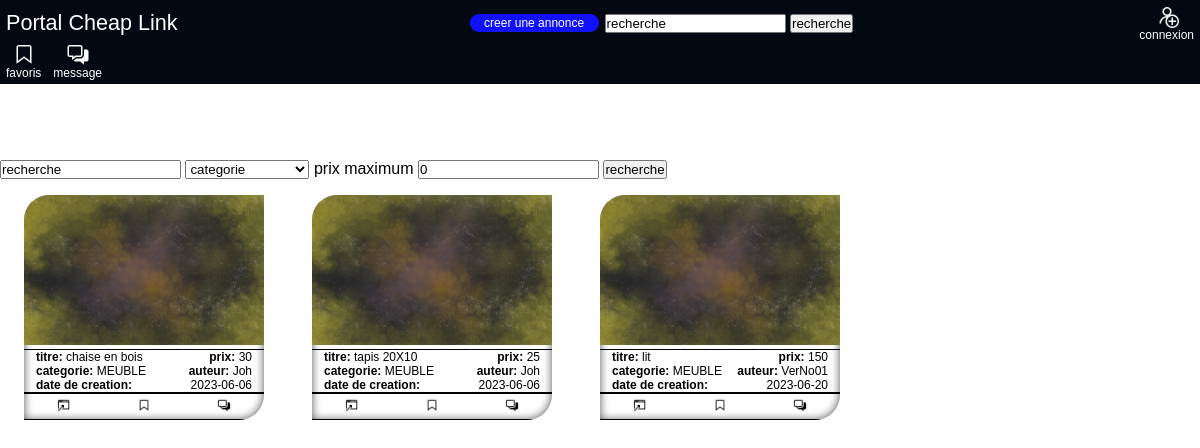
Screenshot of /searchAnnonce.php?searchCategorie=2 with the database file from the repository.
### tables this page shows
CREATE TABLE `annonce` (
  `id` int(11) NOT NULL,
  `titre` varchar(25) NOT NULL,
  `categorie_id` int(11) DEFAULT NULL,
  `auteur` int(11) DEFAULT NULL,
  `date_creation` date NOT NULL DEFAULT current_timestamp(),
  `prix` int(11) NOT NULL,
  `description` varchar(255) NOT NULL
);

CREATE TABLE `categories` (
  `id` int(11) NOT NULL,
  `titre` varchar(20) NOT NULL
);

CREATE TABLE `users` (
  `id` int(11) NOT NULL,
  `id_role` int(11) NOT NULL DEFAULT 1,
  `date_inscription` datetime NOT NULL DEFAULT current_timestamp(),
  `nom` varchar(20) NOT NULL,
  `prenom` varchar(20) NOT NULL,
  `pseudo` varchar(20) NOT NULL,
  `passworld` varchar(255) NOT NULL,
  `email` varchar(30) NOT NULL,
  `telephone` varchar(20) NOT NULL,
  `ville` varchar(20) NOT NULL,
  `codePostal` varchar(12) NOT NULL
);

### CallBack.php (called while the page is built, shortened)
<?php
require('./src/Model/Database.class.php');
require('./src/Model/Annonce.class.php');
$connect = new DataPDO;
$annonce = new Annonce;

### src/Model/Annonce.class.php (called while the page is built, shortened)
<?php
class Annonce{
    function getAnnonceByCategorie(int $categorie){
        $sql="SELECT
        annonce.id as id,
        annonce.titre as titre,
        categories.titre as categ,
        users.pseudo as pseudo,
        annonce.date_creation as date,
        annonce.prix as prix,
        annonce.description as descript
    FROM
        annonce
    JOIN categories ON categories.id = annonce.categorie_id
    JOIN users ON users.id = annonce.auteur
    WHERE
    	annonce.categorie_id =".$categorie;
        return htmlspecialchars($sql) ;
    }
}

### src/Model/Database.class.php (called while the page is built, shortened)
<?php
class DataPDO{
    private static $host = 'localhost';
    private static $dbname = 'datamarket';
    private static $user = '';
    private static $password = '';
    private static $option=[
        PDO::MYSQL_ATTR_INIT_COMMAND => 'SET NAMES utf8',
        PDO::FETCH_OBJ,
        PDO::ATTR_PERSISTENT => true,
    ];
    private static $connect;
    private function getPdo(){
        try{
            self::$connect = new PDO('mysql:host='.self::$host.';dbname='.self::$dbname.';charset=utf8;',
            self::$user,
            self::$password,
            self::$option
        );
        }
        catch(PDOException $exption){
            echo "ERREUR : ". $exption->getMessage();
        }
    }
    public function exePrepaQuery(string $sql){
        $result = self::$connect->prepare($sql);
        $result->execute();
        return $result;
    }
}

### searchAnnonce.php (the view, shortened to what this page needs)
<!doctype html>
<html lang="fr">
  <head>
    <link rel="stylesheet" href="./public/css/style_init.css">
    <link rel="stylesheet" href="./public/css/style_page.css">
    <?php include('./callback.php') ?>
  </head>
  <body>
    <?php include('./public/templates/header.php') ?>
    <main>
        <section class="search">
          <form action="" method="get">
            <input type="search" name="searchAnnonce" value="recherche" id="searchAnnonce">
            <select name="searchCategorie" id="searchCategorie" >
                  <option value="0">categorie</option>
              </select>
              <label for="">prix maximum</label>
                <input type="number" name="searchPrix" value="0" id="searchPrix">
              <input type="submit" value="recherche">
          </form>
        </section>
        <section class="annnonceSearch">
          <?php
            if(
                ((isset($_GET['searchAnnonce']) && $_GET['searchAnnonce']=="recherche") && ((isset($_GET['searchCategorie']) && $_GET['searchCategorie']!=0)) && ((isset($_GET['searchPrix']) && $_GET['searchPrix']==0)))
                    ||
                ((isset($_GET['searchCategorie']) && $_GET['searchCategorie']!=0))
              ):
              $annonceSearch=$connect->exePrepaQuery($annonce->getAnnonceByCategorie($_GET['searchCategorie']));
              foreach($annonceSearch as $anSearch):
          ?>
            <div class="annnceFav">
              <div class="imgFav">
                <img src="./public/img/034166a5-9940-4c0c-9273-2a4dbe9d63a2.png"  alt="annonce">
              </div>
              <div class="DescriptionFav">
                <span>
                  <p><strong>titre:</strong> <?=$anSearch['titre'] ?></p>
                  <p><strong>prix:</strong> <?=$anSearch['prix'] ?></p>
                </span>
                <span>
                  <p><strong>categorie:</strong>  <?=$anSearch['categ'] ?></p>
                  <p><strong>auteur:</strong>  <?=$anSearch['pseudo'] ?></p>
                </span>
                  <p><strong>date de creation:</strong> <?=$anSearch['date'] ?></p>
              </div>
              <div class="action">
                <a href="./annonce.php?idAnnonce=<?=$anSearch['id']?>">
                  <img src="./public/img/icon/icons8-ouvrir-en-fenêtre-32.png" alt="voir">
                </a>
                <form action="./favoris.php" method="post">
                  <button name="setfavoris" type="submit">
                    <img src="./public/img/icon/icons8-signet-32.png" alt="favoris">
                  </button>
                </form>
                <a href="./chat.php">
                  <img src="./public/img/icon/icons8-salon-de-discussion-32.png" alt="messagerie">
                </a>
              </div>
            </div>
          <?php
          endforeach; endif;
          ?>
        </section>
    </main>
</body>
</html>

### public/templates/header.php (shortened to what this page needs)
<header>
    <?php
        if ((!isset($_SESSION['id']) || empty($_SESSION['id']) ) && (!isset($_SESSION['user']) || empty($_SESSION['user']))):
    ?>
    <nav class="navbar">
        <div class="titre">
            <div class="title">
                <a href="./index.php">Portal Cheap Link</a>
            </div>
            <div class="manage">
                <a href="./manageA.php">creer une annonce</a>
                <div>
                    <form action="./searchAnnonce.php" method="get">
                        <input type="search" name="searchAnnonce" value="recherche" id="searchAnnonce">
                        <input type="submit" value="recherche">
                    </form>
                </div>
            </div>
            <div class="log">
                <a href="./connexion.php">
                    <img src="./public/img/icon/icons8-ajouter-un-utilisateur-homme-32.png" alt="connexion">
                    <p>connexion</p>
                </a>
            </div>
        </div>
        <div class="lien">
            <a href="./connexion.php">
                <img src="./public/img/icon/icons8-signet-32.png" alt="favoris">
                <p>favoris</p>
            </a>
            <a href="./connexion.php">
                <img src="./public/img/icon/icons8-salon-de-discussion-32.png" alt="message">
                <p>message</p>
            </a>
        </div>
    </nav>
    <?php  endif; ?>
</header>

### public/css/style_init.css (style rules this page uses)
* { margin: 0%; padding: 0%; list-style: none; text-decoration: none; font-family:'Franklin Gothic Medium', 'Arial Narrow', Arial, sans-serif; }
body { width: 100%; }
main { margin-top: 20vh; }
.navbar { position: fixed; top: 0; left: 0; padding: 0.5vh 0vh; width: 100%; background-color: #040813; color: #ffffff; }
.navbar .titre { display: flex; justify-content: space-between; align-items: center; }
.navbar .titre .title a { font-size: 1.8vw; }
.navbar .titre div { display: flex; justify-content: space-around; align-items: center; }
.navbar .titre .manage a { padding: 0.3vh 1.2vw; border-radius: 45px; background-color: #1010ff; }
.navbar a { display: flex; flex-direction: column; align-items: center; }
.navbar a img { width: 2dvw; filter: invert(100%); }
.navbar .lien { display: flex; }
.navbar a { margin: 0vh 0.5vw; color: #ffffff; font-size: 1dvw; }

### public/css/style_page.css (style rules this page uses)
.annnceFav { margin: 2vh 2vw; overflow: hidden; width: 20%; height: 20%; border-top-left-radius: 25px; border-bottom-right-radius: 25px; box-shadow: inset 0px 0px 10px #000000af; }
.imgFav { width: 100%; height: 60%; }
.imgFav img { width: 100%; height: 100%; }
.DescriptionFav { width: 100%; height: 30%; border-top: 1px solid #000000; border-bottom: 1px solid #000000; font-size: 1.5dvh; }
.DescriptionFav span,.DescriptionFav span+p { display: flex; justify-content: space-between; margin: 0vh 1vw; }
.action { display: flex; flex-direction: row; justify-content: space-around; width: 100%; height: 10%; padding: 0.5vh 0vw; border-top: 1px solid #000000; border-bottom: 1px solid #000000; font-size: 1.5dvh; }
.action form button { border: none; background: none; cursor: pointer; }
.action a img,.action form button img { width: 1.2vw; }
.annnonceSearch { display: flex; flex-wrap: wrap; }

### rows the page displays
annonce: titre "chaise en bois", prix "30", categorie.titre "MEUBLE", auteur.pseudo "Joh", date_creation "2023-06-06"
annonce: titre "tapis 20X10", prix "25", categorie.titre "MEUBLE", auteur.pseudo "Joh", date_creation "2023-06-06"
annonce: titre "lit", prix "150", categorie.titre "MEUBLE", auteur.pseudo "VerNo01", date_creation "2023-06-20"
